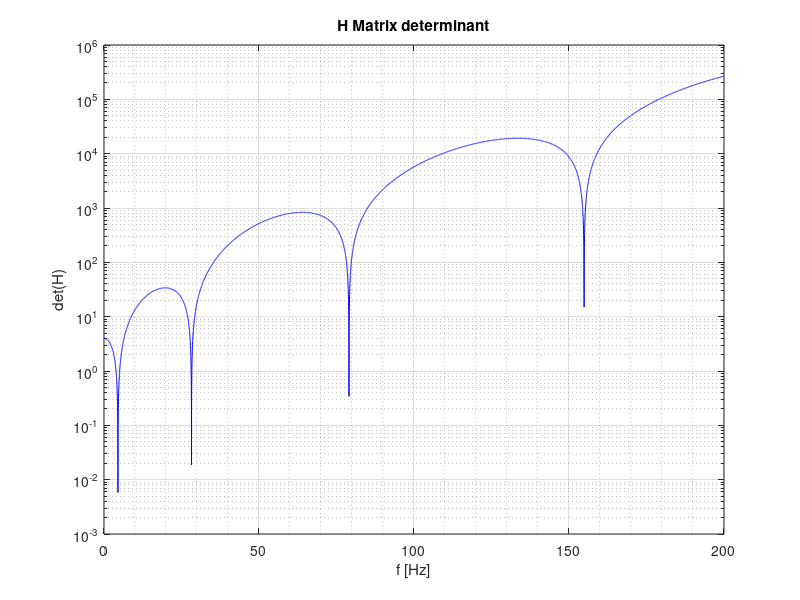
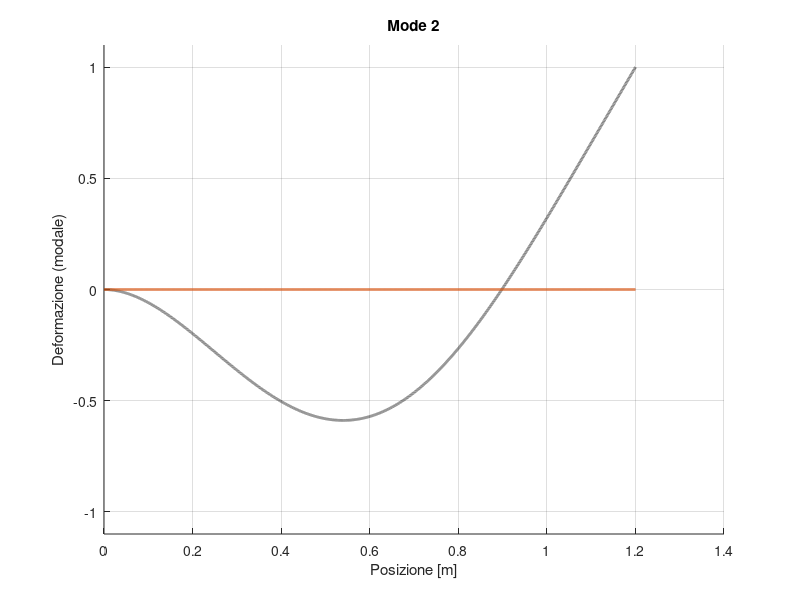

MATLAB code for these plots, in order: (Note: this script raises an error after producing the figures.)
clear all
close all
clc

%% BEAM 
%% Definition of the mechanical properties of the system

h = 0.008;               % thickness [m]
b = 0.04;                % width [m]
rho = 2700;             % density [kg/^3]
L = 1.2;                % beam length [m]  
E = 68e9;               % Young Modulus [Pa]
J = b*h^3/12;           % Inertia moment [m^4]
V = L*b*h;              % volume [m^3]
M = rho*V;
m = M/L; % mass [Kg]
xsi = 0.01;             % smorzamento adimensionale

% Setting the frequency range
fmax = 200;                        %[Hz]
% resolutions
n_points = 10000; 
% create frequency vectors
freq=linspace(0,fmax,n_points);    % [Hz]
omega=2*pi*freq;                   %[rad/s]


%% Calculation
% Building the matrix of the coefficients from the BCs for a cantilever
% beam
H=@(omega) [            1                                       0                                           1                                           0    ;
                        0                                       1                                           0                                           1    ;
              -cos(L*(m*omega^2/(E*J))^(1/4))        -sin(L*(m*omega^2/(E*J))^(1/4))            cosh(L*(m*omega^2/(E*J))^(1/4))             sinh(L*(m*omega^2/(E*J))^(1/4));
              sin(L*(m*omega^2/(E*J))^(1/4))         -cos(L*(m*omega^2/(E*J))^(1/4))            sinh(L*(m*omega^2/(E*J))^(1/4))             cosh(L*(m*omega^2/(E*J))^(1/4));];

% inizializzo il vettore dove inserirò il valore del determinante
dets = zeros(length(omega),1);
% calculate H matrix determinant in the frequency range
for i=1:length(omega)
    dets(i)=det(H(omega(i)));
end

% plot determinant
figure, box on
semilogy(freq,abs(dets),'-b')
hold on;
grid on;
grid minor;
ylabel('det(H)');
xlabel('f [Hz]');
title("H Matrix determinant")


%% Imposing that the determinant is null
% inizializzo il vettore dove metto gli indici per cui si annulla il
% determinate (frequenze proprie)
i_nat=[];
% trovo i minimi locali del determinante e salvo gli indici in i_nat
for i=2:length(dets)-1
    if abs(dets(i)) < abs(dets(i-1)) && abs(dets(i)) < abs(dets(i+1))
        i_nat(end+1)=i;
    end
end
% stampo a schermo le frequenze proprie
fprintf('Natural frequencies [Hz]:\n ');
disp(freq(i_nat));
% aggiungo nel plot precedente dei pallini dove ho le frequenze proprie
% plot(freq(i_nat),abs(dets(i_nat)),'or')

%% Solving the reduced system
% Ora sappiamo i valori di omega (frequenze proprie) per cui il sistema è singolare, 
% quindi possiamo risolvere il sistema ridotto per trovare i modi.

% inizializzo la matrice dove in ogni colonna metterò i modi per diverse
% frequenze proprie
X_hat = zeros(4, length(i_nat)); 

% Salvo i valori dei coefficienti quando omega è pari alla frequenza
% propria (in pratica salvo i modi) nella matrice C_hat
for i_mode = 1:length(i_nat)
    % trovo omega0 (frequenza propria)
    omega_i = omega(i_nat(i_mode));
    
    % calcolo la matrice H quando omega = omega_i (frequenza propria)
    Hi = H(omega_i);
    
    % estraggo la parte ridotta della matrice Hi (2:4, 2:4)
    Hi_hat = Hi(2:4, 2:4);  % 3x3 matrix
    Ni_hat = Hi(2:4, 1);    % 3x1 vector
    
    % Risolvo il sistema Hi_hat * Xi_hat = -Ni_hat
    % Trovo il vettore del modo di vibrare e lo aggiungo nella matrce dei modi
    X_hat(:, i_mode) = [1; -Hi_hat\Ni_hat];  % Il primo componente è 1 e gli altri sono risolti
    
end

%% Modal shapes computation
% Distretizzo l'asse della lunghezza della trave
x = linspace(0, L, n_points);  % vettore di lunghezza della trave
dx = x(2);  % distanza fra i punti

% Calcolo dei modi per ogni frequenza propria
modes_shapes = zeros(length(i_nat), length(x));  % inizializzo la matrice dei modi

for i_mode = 1:length(i_nat)
    omega_i = omega(i_nat(i_mode));  % Frequenza propria
    gamma_i = (L * m * omega_i^2 / (E * J))^(1/4);  % parametro di vibrazione gamma_i
    
    % Calcolo del modo di vibrazione per ogni punto dell'asse x
    modes_shapes(i_mode, :) = X_hat(1, i_mode) * cos(gamma_i * x) ...
                    + X_hat(2, i_mode) * sin(gamma_i * x) ...
                    + X_hat(3, i_mode) * cosh(gamma_i * x) ...
                    + X_hat(4, i_mode) * sinh(gamma_i * x);
end

% Normalizzo i modi per far sì che il massimo valore sia 1
normaliz = max(abs(modes_shapes), [], 2);  % Normalizzo per ciascun modo (per ogni riga)
modes_shapes = modes_shapes ./ normaliz;  % Normalizzazione dei modi

% Se vuoi normalizzare ogni modo separatamente per avere il primo valore pari a 1:
% phi = phi ./ phi(:,1);  % Normalizza ogni modo rispetto al primo valore



%% Animation
mode = 2;

colors_p = lines(length(i_nat));  % palette colori

figure('Position', [100, 100, 1200, 500]); hold on; grid on;
title(['Mode ', num2str(mode)])
plot(x, modes_shapes(mode,:), ':k', 'LineWidth', 2)
h1 = plot(x, zeros(size(x)), 'LineWidth', 2, 'color', colors_p(mode, :));
xlabel('Posizione [m]')
ylabel('Deformazione (modale)')
ylim([-1, 1] * max(abs(modes_shapes(mode,:))) * 1.1)
% 
% Parametri dell’animazione
T = 1 / freq(i_nat(mode));     % Periodo reale della frequenza naturale
n_cycles = 4;               % Numero di cicli da animare
n_frames = 1000;             % Numero di frame totali

t = linspace(0, n_cycles*T, n_frames);  % tempo continuo

for k = 1:length(t)
    if ishandle(h1)
        w1 = modes_shapes(mode,:) * cos(2*pi*freq(i_nat(mode)) * t(k));  % uso 2πf per l'argomento del coseno
        h1.YData = w1;
        pause(T/n_frames);
    else
        return
    end
end




%% Transfer Function

% posizioni acceleroemtri
xj = [ 0.1 0.2 0.3 0.5 0.7 0.8 1 1.2]; %[m]
% posizione martellata
xk = 1.2; %[m]

% inizializzo la matrice da esportare
frf = zeros(length(freq),length(xj));

for ii = 1: length(xj)
    % Trova l'indice di xj nel vettore x
    [~, pos_xj] = min(abs(x - xj(ii)));
    
    % Trova l'indice di xk nel vettore x
    [~, pos_xk] = min(abs(x - xk));
    
    % modal mass vector initialization
    modal_mass = zeros(1,length(i_nat));
    
    % modal mass calculation for every mode
    for i = 1:length(i_nat)
        modal_mass(i,1) = m * trapz(x,modes_shapes(i,:).^2);
    end
    
    
    % transfer function initialization
    FRF = zeros(1,length(omega));
    
    % transfer function calculation
    for k = 1:length(omega)
        FRF(k) = 0; % inizializza a zero
        for i = 1:length(i_nat)
            FRF(k) = FRF(k) + ( ( modes_shapes(i,pos_xj) * modes_shapes(i,pos_xk) ) / modal_mass(i) ) / ...
                         ( -omega(k)^2 + 2i * xsi * omega(k) * omega(i_nat(i)) + omega(i_nat(i))^2 );
        end
    end

    % salvo la FRF nella matrice da esoportare
    frf(:,ii) = FRF.';
    
    % % transfer function calculation for single unit impulse force
    % for i = 1:length(i_nat)
    %     num = modes_shapes(i, pos_xj) * modes_shapes(i, pos_xk);
    %     den = -omega.^2 + 2i * xsi * omega * omega(i_nat(i)) + omega(i_nat(i))^2;
    %     FRF = FRF + (num / modal_mass(i)) ./ den;
    % end
    
    %% FRF plot 
    % Calcolo ampiezza e fase della FRF
    FRF_amp = abs(FRF);             % modulo
    FRF_phase = angle(FRF);         % fase in radianti

    % Crea la figura con due subplot
    figure;

    % ---- Ampiezza (semilogaritmica) ----
    subplot(2,1,1);
    semilogy(freq, FRF_amp, 'b', 'LineWidth', 2);
    grid on;
    xlabel('Frequenza [Hz]');
    ylabel('|G(j\omega)|');
    title('Funzione di Trasferimento - Ampiezza');
    xlim([0 max(freq)]);

    % ---- Fase ----
    subplot(2,1,2);
    plot(freq, FRF_phase, 'r', 'LineWidth', 2);
    grid on;
    xlabel('Frequenza [Hz]');
    ylabel('Fase [rad]');
    title('Funzione di Trasferimento - Fase');
    xlim([0 max(freq)]);
    
end

% Crea la cartella "Results" se non esiste
output_folder = 'Results\Analytic\';
if ~exist(output_folder, 'dir')
    mkdir(output_folder);
end

% Crea un suffisso col valore della martellata (xk), ad esempio "xk_1.2m"
suffix = sprintf('co-located_%.2fm', xk);

% Percorso completo del file .mat con nome dinamico
mat_path = fullfile(output_folder, ['FRF_analytical_' suffix '.mat']);

% Salva il file
save(mat_path, 'freq', 'frf');

mode_path = fullfile(output_folder, ['PhiMatrix_' suffix '.mat']);
save(mode_path,"modes_shapes");

freq_path = fullfile(output_folder, 'freq.mat');
save(freq_path,"freq");

% Messaggio di conferma
disp(['FRF esportata in: ', mat_path]);


% Crea un file di testo descrittivo delle posizioni
txt_path = fullfile(output_folder, ['FRF_analytical_' suffix '_info.txt']);
fid = fopen(txt_path, 'w');

fprintf(fid, 'Informazioni sulle posizioni per il file: %s\n\n', ['FRF_analytical_' suffix '.mat']);
fprintf(fid, 'Posizione forza (martellata): xk = %.3f m\n\n', xk);

fprintf(fid, 'Accelerometri:\n');
for i = 1:length(xj)
    fprintf(fid, '  Colonna %d --> Accelerometro in xj = %.3f m\n', i, xj(i));
end

fclose(fid);

% Messaggio di conferma anche per il file txt
disp(['Informazioni di posizione esportate in: ', txt_path]);
